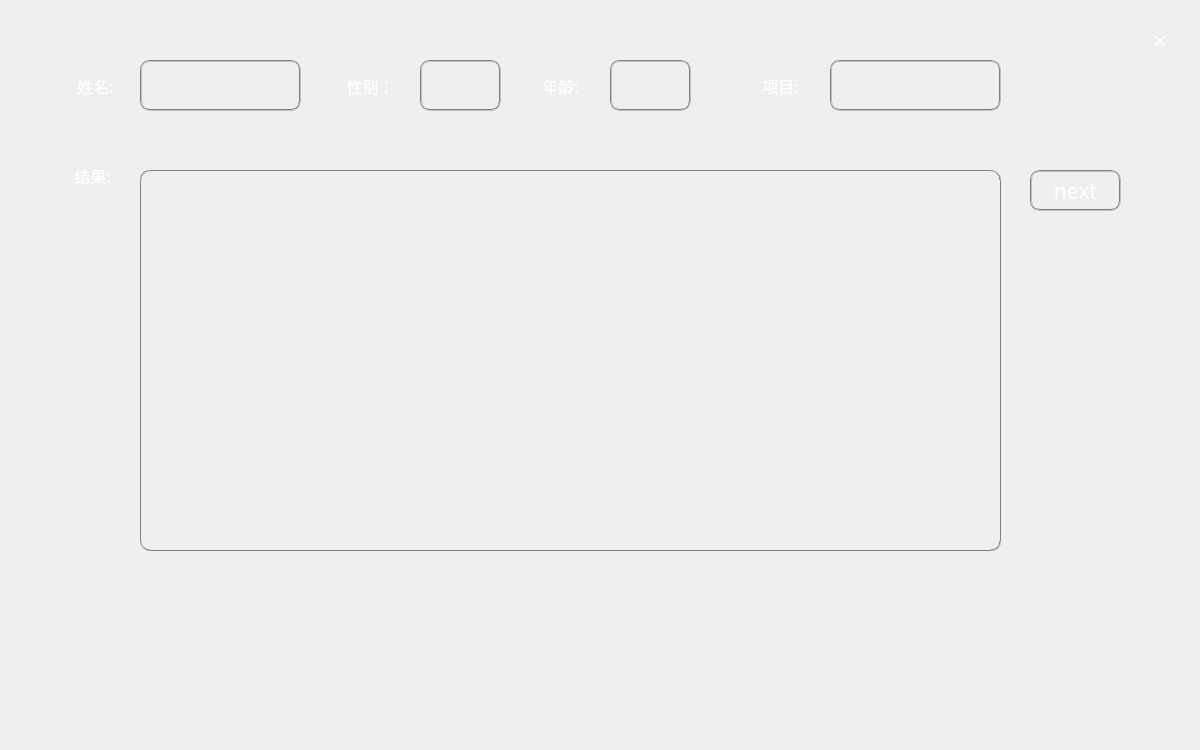
<?xml version="1.0" encoding="UTF-8"?>
<ui version="4.0">
 <class>doc_view2</class>
 <widget class="QDialog" name="doc_view2">
  <property name="geometry">
   <rect>
    <x>0</x>
    <y>0</y>
    <width>1200</width>
    <height>750</height>
   </rect>
  </property>
  <property name="windowTitle">
   <string>Dialog</string>
  </property>
  <property name="styleSheet">
   <string notr="true">background-image: url(:/image/29507-106.jpg);</string>
  </property>
  <widget class="QLabel" name="label">
   <property name="geometry">
    <rect>
     <x>140</x>
     <y>60</y>
     <width>161</width>
     <height>51</height>
    </rect>
   </property>
   <property name="font">
    <font>
     <family>幼圆</family>
     <pointsize>12</pointsize>
    </font>
   </property>
   <property name="styleSheet">
    <string notr="true">color: rgb(255, 255, 255);
background:transparent;
border:2px groove gray;border-radius:10px;padding:2px 4px;</string>
   </property>
   <property name="text">
    <string/>
   </property>
  </widget>
  <widget class="QPushButton" name="pushButton_2">
   <property name="geometry">
    <rect>
     <x>1030</x>
     <y>170</y>
     <width>91</width>
     <height>41</height>
    </rect>
   </property>
   <property name="font">
    <font>
     <family>幼圆</family>
     <pointsize>16</pointsize>
    </font>
   </property>
   <property name="styleSheet">
    <string notr="true">color: rgb(255, 255, 255);
background:transparent;
border:2px groove gray;border-radius:10px;padding:2px 4px;</string>
   </property>
   <property name="text">
    <string>next</string>
   </property>
  </widget>
  <widget class="QLabel" name="label_8">
   <property name="geometry">
    <rect>
     <x>620</x>
     <y>390</y>
     <width>461</width>
     <height>41</height>
    </rect>
   </property>
   <property name="font">
    <font>
     <family>幼圆</family>
     <pointsize>10</pointsize>
    </font>
   </property>
   <property name="styleSheet">
    <string notr="true">color: rgb(255, 255, 255);
background:transparent;</string>
   </property>
   <property name="text">
    <string/>
   </property>
   <property name="alignment">
    <set>Qt::AlignCenter</set>
   </property>
  </widget>
  <widget class="QPushButton" name="pushButton_4">
   <property name="geometry">
    <rect>
     <x>1200</x>
     <y>170</y>
     <width>80</width>
     <height>41</height>
    </rect>
   </property>
   <property name="font">
    <font>
     <family>幼圆</family>
     <pointsize>10</pointsize>
    </font>
   </property>
   <property name="styleSheet">
    <string notr="true">color: rgb(255, 255, 255);
background:transparent;
border:2px groove gray;border-radius:10px;padding:2px 4px;
</string>
   </property>
   <property name="text">
    <string>叫号</string>
   </property>
  </widget>
  <widget class="QLabel" name="label_4">
   <property name="geometry">
    <rect>
     <x>610</x>
     <y>60</y>
     <width>81</width>
     <height>51</height>
    </rect>
   </property>
   <property name="font">
    <font>
     <family>幼圆</family>
     <pointsize>12</pointsize>
    </font>
   </property>
   <property name="styleSheet">
    <string notr="true">color: rgb(255, 255, 255);
background:transparent;
border:2px groove gray;border-radius:10px;padding:2px 4px;</string>
   </property>
   <property name="text">
    <string/>
   </property>
  </widget>
  <widget class="QLabel" name="label_7">
   <property name="geometry">
    <rect>
     <x>50</x>
     <y>160</y>
     <width>81</width>
     <height>31</height>
    </rect>
   </property>
   <property name="font">
    <font>
     <family>幼圆</family>
     <pointsize>12</pointsize>
    </font>
   </property>
   <property name="styleSheet">
    <string notr="true">color: rgb(255, 255, 255);
background:transparent;</string>
   </property>
   <property name="text">
    <string> 结果:</string>
   </property>
   <property name="alignment">
    <set>Qt::AlignCenter</set>
   </property>
  </widget>
  <widget class="QPushButton" name="pushButton">
   <property name="geometry">
    <rect>
     <x>1140</x>
     <y>20</y>
     <width>40</width>
     <height>40</height>
    </rect>
   </property>
   <property name="font">
    <font>
     <family>幼圆</family>
     <pointsize>18</pointsize>
    </font>
   </property>
   <property name="styleSheet">
    <string notr="true">color: rgb(255, 255, 255);
border-radius:10px;
</string>
   </property>
   <property name="text">
    <string>×</string>
   </property>
  </widget>
  <widget class="QLabel" name="label_6">
   <property name="geometry">
    <rect>
     <x>330</x>
     <y>70</y>
     <width>81</width>
     <height>31</height>
    </rect>
   </property>
   <property name="font">
    <font>
     <family>幼圆</family>
     <pointsize>12</pointsize>
    </font>
   </property>
   <property name="styleSheet">
    <string notr="true">color: rgb(255, 255, 255);
background:transparent;</string>
   </property>
   <property name="text">
    <string>性别：</string>
   </property>
   <property name="alignment">
    <set>Qt::AlignCenter</set>
   </property>
  </widget>
  <widget class="QPlainTextEdit" name="plainTextEdit">
   <property name="geometry">
    <rect>
     <x>140</x>
     <y>170</y>
     <width>861</width>
     <height>381</height>
    </rect>
   </property>
   <property name="font">
    <font>
     <family>幼圆</family>
     <pointsize>12</pointsize>
    </font>
   </property>
   <property name="styleSheet">
    <string notr="true">color: rgb(255, 255, 255);
background:transparent;
border:1px groove gray;
border-radius:10px;
</string>
   </property>
  </widget>
  <widget class="QLabel" name="label_2">
   <property name="geometry">
    <rect>
     <x>60</x>
     <y>70</y>
     <width>71</width>
     <height>31</height>
    </rect>
   </property>
   <property name="font">
    <font>
     <family>幼圆</family>
     <pointsize>12</pointsize>
    </font>
   </property>
   <property name="styleSheet">
    <string notr="true">color: rgb(255, 255, 255);
background:transparent;</string>
   </property>
   <property name="text">
    <string>姓名:</string>
   </property>
   <property name="alignment">
    <set>Qt::AlignCenter</set>
   </property>
  </widget>
  <widget class="QLabel" name="label_5">
   <property name="geometry">
    <rect>
     <x>420</x>
     <y>60</y>
     <width>81</width>
     <height>51</height>
    </rect>
   </property>
   <property name="font">
    <font>
     <family>幼圆</family>
     <pointsize>12</pointsize>
    </font>
   </property>
   <property name="styleSheet">
    <string notr="true">color: rgb(255, 255, 255);
background:transparent;
border:2px groove gray;border-radius:10px;padding:2px 4px;</string>
   </property>
   <property name="text">
    <string/>
   </property>
  </widget>
  <widget class="QLabel" name="label_3">
   <property name="geometry">
    <rect>
     <x>520</x>
     <y>70</y>
     <width>81</width>
     <height>31</height>
    </rect>
   </property>
   <property name="font">
    <font>
     <family>幼圆</family>
     <pointsize>12</pointsize>
    </font>
   </property>
   <property name="styleSheet">
    <string notr="true">color: rgb(255, 255, 255);
background:transparent;</string>
   </property>
   <property name="text">
    <string>年龄:</string>
   </property>
   <property name="alignment">
    <set>Qt::AlignCenter</set>
   </property>
  </widget>
  <widget class="QLabel" name="label_9">
   <property name="geometry">
    <rect>
     <x>830</x>
     <y>60</y>
     <width>171</width>
     <height>51</height>
    </rect>
   </property>
   <property name="font">
    <font>
     <family>幼圆</family>
     <pointsize>12</pointsize>
    </font>
   </property>
   <property name="styleSheet">
    <string notr="true">color: rgb(255, 255, 255);
background:transparent;
border:2px groove gray;border-radius:10px;padding:2px 4px;</string>
   </property>
   <property name="text">
    <string/>
   </property>
  </widget>
  <widget class="QLabel" name="label_10">
   <property name="geometry">
    <rect>
     <x>740</x>
     <y>70</y>
     <width>81</width>
     <height>31</height>
    </rect>
   </property>
   <property name="font">
    <font>
     <family>幼圆</family>
     <pointsize>12</pointsize>
    </font>
   </property>
   <property name="styleSheet">
    <string notr="true">color: rgb(255, 255, 255);
background:transparent;</string>
   </property>
   <property name="text">
    <string>项目:</string>
   </property>
   <property name="alignment">
    <set>Qt::AlignCenter</set>
   </property>
  </widget>
 </widget>
 <resources/>
 <connections/>
</ui>
